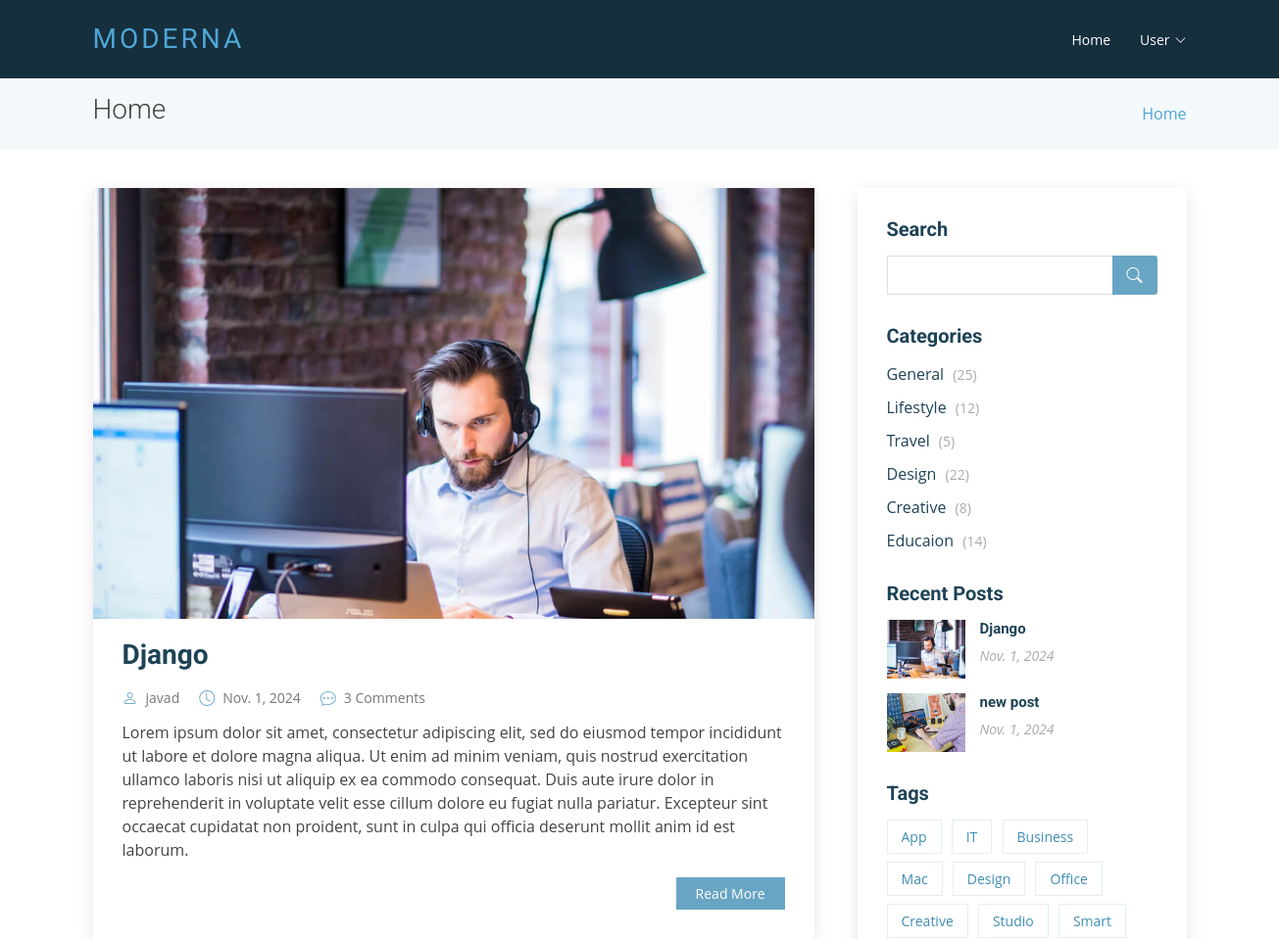
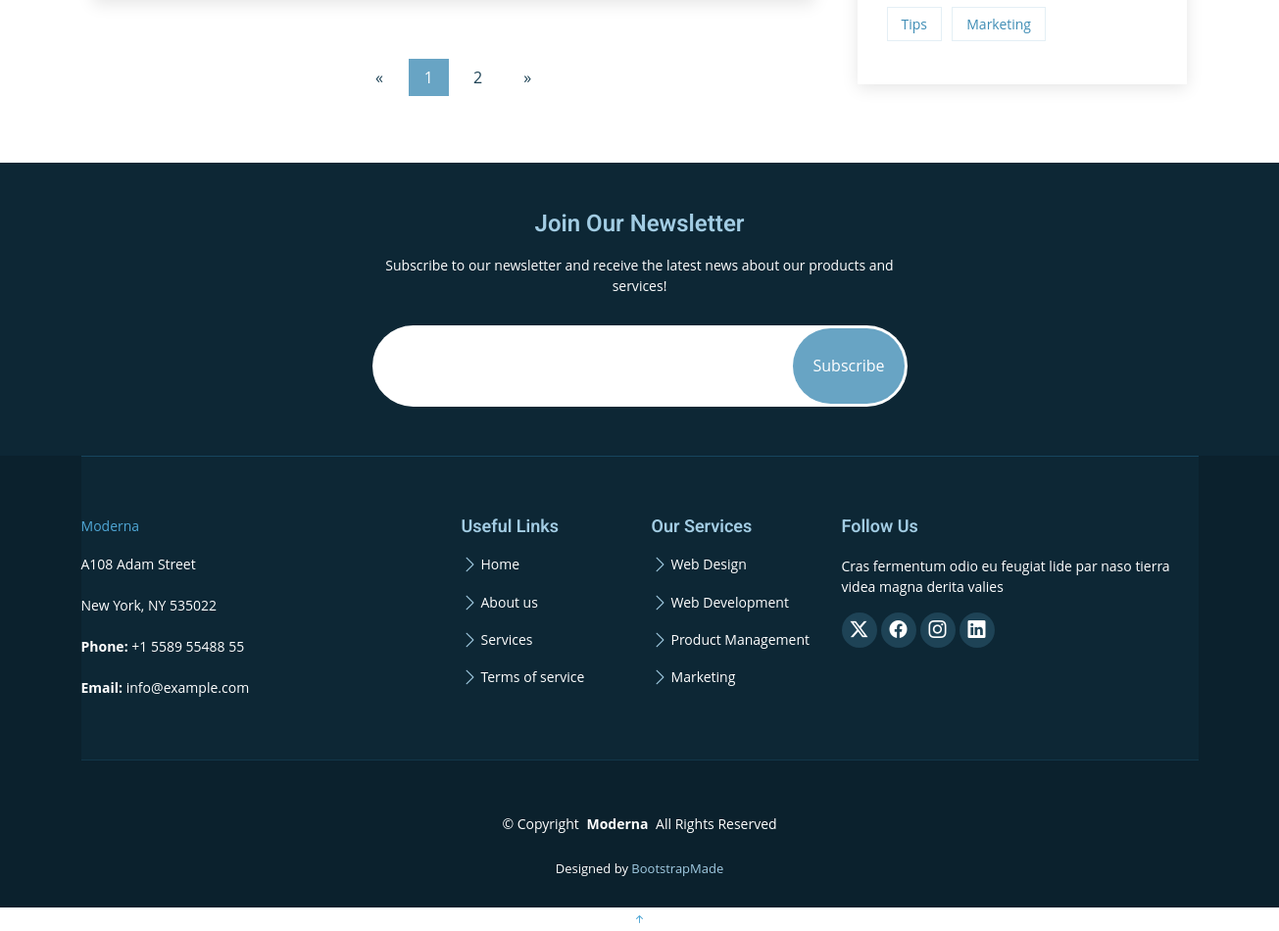
The page / on the database its author committed (2 pictures, top to bottom).
### blog/models.py (models this page shows, shortened)
class Post(models.Model):
    title=models.CharField(max_length=255)
    excerpt=models.TextField()
    body=models.TextField()
    author=models.ForeignKey("accounts.CustomUser" , on_delete=models.CASCADE)
    date=models.DateField(default=date.today)
    photo=models.ImageField(upload_to='images/%Y/%m/%d')

### accounts/models.py (models this page shows)
class CustomUser(AbstractUser):
    age = models.PositiveIntegerField(null=True,blank=True)
    photo = models.ImageField(upload_to="images/profile/%Y,%m,%d",default="null")
    about = models.CharField(max_length=255 ,default="null")

### blog/views.py (the view)
# urls.py: path('', HomeView.as_view() , name="home"),
class HomeView(View):
    template_name = 'home.html'
    paginate_by = 1
    def get(self, request):
        posts = Post.objects.all()
        paginator = Paginator(posts, self.paginate_by)
        page_number = request.GET.get('page')
        page_obj = paginator.get_page(page_number)
        context = {
            'post_list': page_obj
        }
        return render(request, self.template_name, context)

### blog/context_processors.py (called while the page is built)
def recent_posts(request):
    recent_posts = Post.objects.order_by('-date')[0:5]
    return {
        "recent_posts": recent_posts ,
    }

### templates/home.html
{% extends 'base.html' %}
{% load static %}
{% block content %}
     <section class="breadcrumbs">
        <div class="container">
          <div class="d-flex justify-content-between align-items-center">
            <h2>Home</h2>
            <ol>
              <li><a href="{% url 'home' %}">Home</a></li>
            </ol>
          </div>
        </div>
      </section>
      <section id="blog" class="blog">
        <div class="container" data-aos="fade-up">
          <div class="row">
            <div class="col-lg-8 entries">
              {% if post_list %}
                {% for post in post_list %}
                  <article class="entry">
                    <div class="entry-img">
                      <img src="{{ post.photo.url }}" alt="" class="img-fluid">
                    </div>
                    <h2 class="entry-title">
                      <a href="{% url 'post_detail' post.pk  %}">{{ post.title }}</a>
                    </h2>
                    <div class="entry-meta">
                      <ul>
                        <li class="d-flex align-items-center"><i class="bi bi-person"></i> <a href="blog-single.html">{{ post.author }}</a></li>
                        <li class="d-flex align-items-center"><i class="bi bi-clock"></i> <a href="blog-single.html"><time datetime="2020-01-01">{{ post.date }}</time></a></li>
                        <li class="d-flex align-items-center"><i class="bi bi-chat-dots"></i>
                           <a href="blog-single.html">
                            {% if post.comment_set.count > 1 %}
                            <a class="comments-count">{{ post.comment_set.count }} Comments</a>
                            {% else %}
                            <a class="comments-count">{{ post.comment_set.count }} Comment</a>
                            {% endif %}
                           </a></li>
                      </ul>
                    </div>
                    <div class="entry-content">
                      <p>
                        {{ post.excerpt }}
                      </p>
                      <div class="read-more">
                        <a href="{% url 'post_detail' post.pk  %}">Read More</a>
                      </div>
                    </div>
                  </article>
                {% endfor %}
                {% if post_list.has_other_pages %}
                  <div class="blog-pagination">
                    <ul class="justify-content-center">
                      {% if post_list.has_previous %}
                        <li class="page-item">
                          <a href="?page={{ post_list.previous_page_number }}">&laquo</a>
                        </li>
                      {% else %}
                        <li class="page-item disabled">
                          <a class="page-link">&laquo</a>
                        </li>
                      {% endif %}
                      {% for i in post_list.paginator.page_range %}
                        {% if post_list.number == i %}
                          <li class="page_item active">
                            <a class="page-link">{{ i }}</a>
                          </li>
                        {% else %}
                          <li class="page-item">
                            <a href="?page={{i}}" class="page-link">{{ i }}</a>
                          </li>
                        {% endif %}
                      {% endfor %}
                      {% if post_list.has_next %}
                        <li class="page-item">
                          <a href="?page={{ post_list.next_page_number }}">&raquo</a>
                        </li>
                      {% else %}
                        <li class="page-item disabled">
                          <a class="page-link">&raquo</a>
                        </li>
                      {% endif %}
                    </ul>
                  </div>
                {% endif %}
              {% else %}
                <h2>No post is available!</h2>
                <ul><li><a href="{%url 'post_new' %}"><strong>+Add new post</strong></a></li></ul>
              {% endif %}
            </div>
            <div class="col-lg-4">
              {% block sidebar %}
                {% include "sidebar.html" %}
              {% endblock sidebar %}
            </div>
          </div>
        </div>
      </section>
{% endblock content %}

### templates/sidebar.html
{% load static %}
<div class="sidebar">
    <h3 class="sidebar-title">Search</h3>
    <div class="sidebar-item search-form">
      <form action="">
        <input type="text">
        <button type="submit"><i class="bi bi-search"></i></button>
      </form>
    </div>
    <h3 class="sidebar-title">Categories</h3>
    <div class="sidebar-item categories">
      <ul>
        <li><a href="#">General <span>(25)</span></a></li>
        <li><a href="#">Lifestyle <span>(12)</span></a></li>
        <li><a href="#">Travel <span>(5)</span></a></li>
        <li><a href="#">Design <span>(22)</span></a></li>
        <li><a href="#">Creative <span>(8)</span></a></li>
        <li><a href="#">Educaion <span>(14)</span></a></li>
      </ul>
    </div>
    <h3 class="sidebar-title">Recent Posts</h3>
    {% if recent_posts %}
        <div class="sidebar-item recent-posts">
            {% for post in recent_posts %}
                <div class="post-item clearfix">
                    <img src="{{ post.photo.url }}" alt="">
                    <h4><a href="{% url 'post_detail' post.pk %}">{{ post.title }}</a></h4>
                    <time datetime="2020-01-01">{{ post.date}}</time>
                </div>
            {% endfor %}
        </div>
    {% else %}
      <p>No blog post is available!</p>
    {% endif %}
    <h3 class="sidebar-title">Tags</h3>
    <div class="sidebar-item tags">
      <ul>
        <li><a href="#">App</a></li>
        <li><a href="#">IT</a></li>
        <li><a href="#">Business</a></li>
        <li><a href="#">Mac</a></li>
        <li><a href="#">Design</a></li>
        <li><a href="#">Office</a></li>
        <li><a href="#">Creative</a></li>
        <li><a href="#">Studio</a></li>
        <li><a href="#">Smart</a></li>
        <li><a href="#">Tips</a></li>
        <li><a href="#">Marketing</a></li>
      </ul>
    </div>
  </div>

### static/assets/css/style.css (style rules this page uses)
body { font-family: "Open Sans", sans-serif; color: #444; }
a { color: #4fa6d5; text-decoration: none; }
h1, h2, h3, h4, h5, h6, .font-primary { font-family: "Roboto", sans-serif; }
section { padding: 60px 0; }
.breadcrumbs { padding: 15px 0; background-color: #f3f8fa; min-height: 40px; }
.breadcrumbs h2 { font-size: 28px; font-weight: 300; }
.breadcrumbs ol { display: flex; flex-wrap: wrap; list-style: none; padding: 0; margin: 0; }
.blog { padding: 40px 0 20px 0; }
.blog .entry { padding: 30px; margin-bottom: 60px; box-shadow: 0 4px 16px rgba(0, 0, 0, 0.1); }
.blog .entry .entry-img { max-height: 440px; margin: -30px -30px 20px -30px; overflow: hidden; }
.blog .entry .entry-title { font-size: 28px; font-weight: bold; padding: 0; margin: 0 0 20px 0; }
.blog .entry .entry-title a { color: #1e4356; transition: 0.3s; }
.blog .entry .entry-meta { margin-bottom: 15px; color: #72afce; }
.blog .entry .entry-meta ul { display: flex; flex-wrap: wrap; list-style: none; align-items: center; padding: 0; margin: 0; }
.blog .entry .entry-meta ul li+li { padding-left: 20px; }
.blog .entry .entry-meta i { font-size: 16px; margin-right: 8px; line-height: 0; }
.blog .entry .entry-meta a { color: #777777; font-size: 14px; display: inline-block; line-height: 1; }
.blog .entry .entry-content p { line-height: 24px; }
.blog .entry .entry-content .read-more { -moz-text-align-last: right; text-align-last: right; }
.blog .entry .entry-content .read-more a { display: inline-block; background: #68A4C4; color: #fff; padding: 6px 20px; transition: 0.3s; font-size: 14px; }
.blog .blog-pagination { color: #387ea2; }
.blog .blog-pagination ul { display: flex; padding: 0; margin: 0; list-style: none; }
.blog .blog-pagination li { margin: 0 5px; transition: 0.3s; }
.blog .blog-pagination li a { color: #1e4356; padding: 7px 16px; display: flex; align-items: center; justify-content: center; }
.blog .blog-pagination li.active, .blog .blog-pagination li:hover { background: #68A4C4; }
.blog .blog-pagination li.active a, .blog .blog-pagination li:hover a { color: #fff; }
.blog .sidebar { padding: 30px; margin: 0 0 60px 20px; box-shadow: 0 4px 16px rgba(0, 0, 0, 0.1); }
.blog .sidebar .sidebar-title { font-size: 20px; font-weight: 700; padding: 0 0 0 0; margin: 0 0 15px 0; color: #1e4356; position: relative; }
.blog .sidebar .sidebar-item { margin-bottom: 30px; }
.blog .sidebar .search-form form { background: #fff; border: 1px solid #ddd; padding: 3px 10px; position: relative; }
.blog .sidebar .search-form form input[type=text] { border: 0; padding: 4px; border-radius: 4px; width: calc(100% - 40px); }
.blog .sidebar .search-form form button { position: absolute; top: 0; right: 0; bottom: 0; border: 0; background: none; font-size: 16px; padding: 0 15px; margin: -1px; background: #68A4C4; color: #fff; transition: 0.3s; border-radius: 0 4px 4px 0; line-height: 0; }
.blog .sidebar .search-form form button i { line-height: 0; }
.blog .sidebar .categories ul { list-style: none; padding: 0; }
.blog .sidebar .categories ul li+li { padding-top: 10px; }
.blog .sidebar .categories ul a { color: #1e4356; transition: 0.3s; }
.blog .sidebar .categories ul a span { padding-left: 5px; color: #aaaaaa; font-size: 14px; }
.blog .sidebar .recent-posts .post-item+.post-item { margin-top: 15px; }
.blog .sidebar .recent-posts img { width: 80px; float: left; }
.blog .sidebar .recent-posts h4 { font-size: 15px; margin-left: 95px; font-weight: bold; }
.blog .sidebar .recent-posts h4 a { color: #1e4356; transition: 0.3s; }
.blog .sidebar .recent-posts time { display: block; margin-left: 95px; font-style: italic; font-size: 14px; color: #aaaaaa; }
.blog .sidebar .tags { margin-bottom: -10px; }
.blog .sidebar .tags ul { list-style: none; padding: 0; }
.blog .sidebar .tags ul li { display: inline-block; }
.blog .sidebar .tags ul a { color: #3f8db5; font-size: 14px; padding: 6px 14px; margin: 0 6px 8px 0; border: 1px solid #e4eff5; display: inline-block; transition: 0.3s; }

### rows shown on the page
Post: photo (picture), title "Django", author "javad", date "Nov. 1, 2024", comment_set.count "3", excerpt "Lorem ipsum dolor sit amet, consectetur adipiscing elit, sed do eiusmod tempor incididunt ut labore et dolore magna aliqua. Ut enim ad minim veniam, quis nostrud exercitation ullamco laboris nisi ut aliquip ex ea commodo consequat. Duis aute irure dolor in reprehenderit in voluptate velit esse cillum dolore eu fugiat nulla pariatur. Excepteur sint occaecat cupidatat non proident, sunt in culpa qui officia deserunt mollit anim id est laborum."
Post: photo (picture), title "new post", date "Nov. 1, 2024"

### other values the page prints
{{ i }} "1"
{{ i }} "2"
